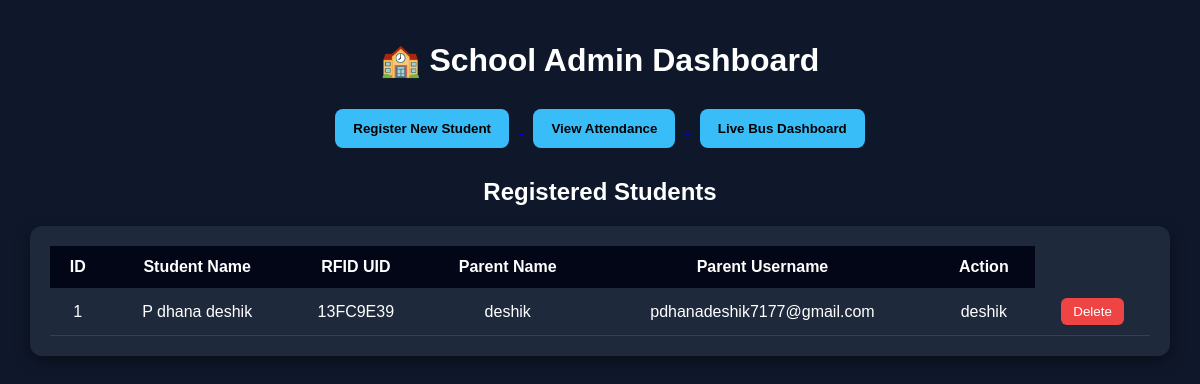
Screenshot of /admin_dashboard (signed in) with the database file from the repository.
### server.py (models this page shows)
class Student(db.Model):
    id = db.Column(db.Integer, primary_key=True)
    name = db.Column(db.String(100))
    uid = db.Column(db.String(50))
    parent_name = db.Column(db.String(100))
    parent_email = db.Column(db.String(100))
    parent_username = db.Column(db.String(50))
    parent_password = db.Column(db.String(50))

### server.py (the view)
@app.route('/admin_dashboard')
def admin_dashboard():
    if "admin" not in session:
        return redirect("/admin")
    students = Student.query.all()
    return render_template("admin.html", students=students)

### templates/admin.html (shortened to what this page needs)
<!DOCTYPE html>
<html>
<head>
</head>
<body>
<div class="container">
<h1>🏫 School Admin Dashboard</h1>
<div class="actions">
<a href="/register_student">
<button>Register New Student</button>
</a>
<a href="/attendance">
<button>View Attendance</button>
</a>
<a href="/dashboard">
<button>Live Bus Dashboard</button>
</a>
</div>
<h2>Registered Students</h2>
<div class="table-container">
<table>
<tr>
<th>ID</th>
<th>Student Name</th>
<th>RFID UID</th>
<th>Parent Name</th>
<th>Parent Username</th>
<th>Action</th>
</tr>
{% for s in students %}
<tr>
<td>{{s.id}}</td>
<td>{{s.name}}</td>
<td>{{s.uid}}</td>
<td>{{s.parent_name}}</td>
<td>{{s.parent_email}}</td>
<td>{{s.parent_username}}</td>
<td>
<a href="/delete_student/{{s.id}}">
<button class="delete-btn">Delete</button>
</a>
</td>
</tr>
{% endfor %}
</table>
</div>
</div>
</body>
</html>

### templates/admin.html (style rules this page uses)
body { margin:0; font-family:Arial, Helvetica, sans-serif; background:#0f172a; color:white; text-align:center; }
.container { width:95%; max-width:1200px; margin:auto; padding:20px; }
h1 { margin-bottom:20px; }
.actions button { padding:12px 18px; margin:10px; border:none; border-radius:8px; cursor:pointer; font-weight:bold; background:#38bdf8; color:black; }
.table-container { background:#1e293b; padding:20px; border-radius:12px; box-shadow:0 5px 15px rgba(0,0,0,0.4); overflow-x:auto; }
table { width:100%; border-collapse:collapse; }
th { background:#020617; padding:12px; }
td { padding:10px; border-bottom:1px solid #334155; }
.delete-btn { background:#ef4444; color:white; padding:6px 12px; border:none; border-radius:6px; cursor:pointer; }

### rows the page displays
Student: id "1", name "P dhana deshik", uid "13FC9E39", parent_name "deshik", parent_email "pdhanadeshik7177@gmail.com", parent_username "deshik"
